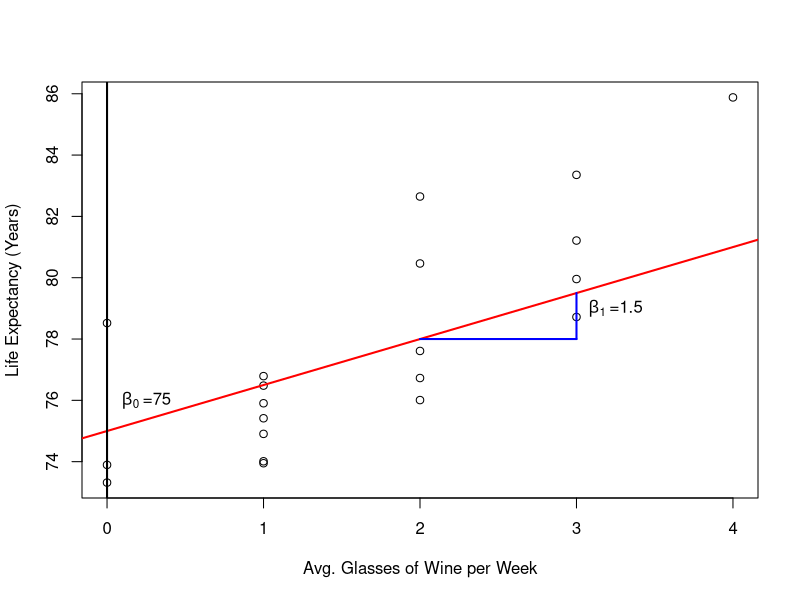
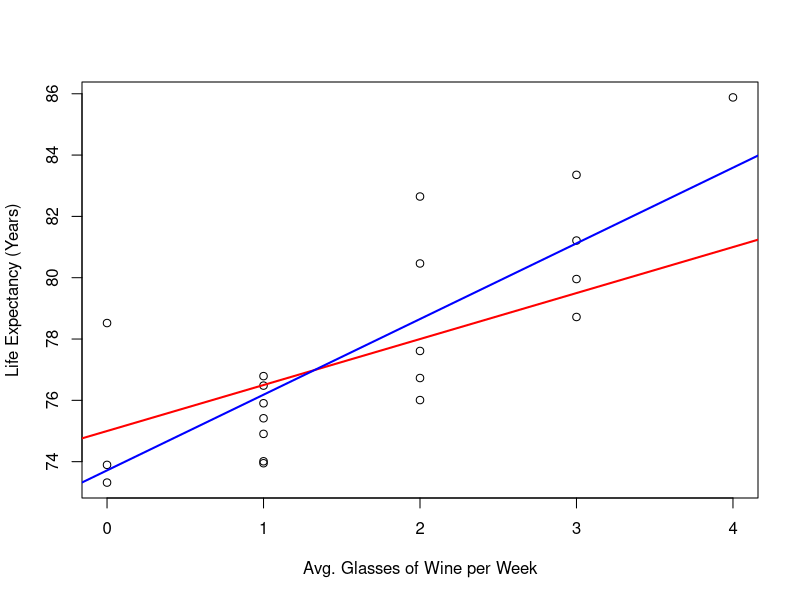
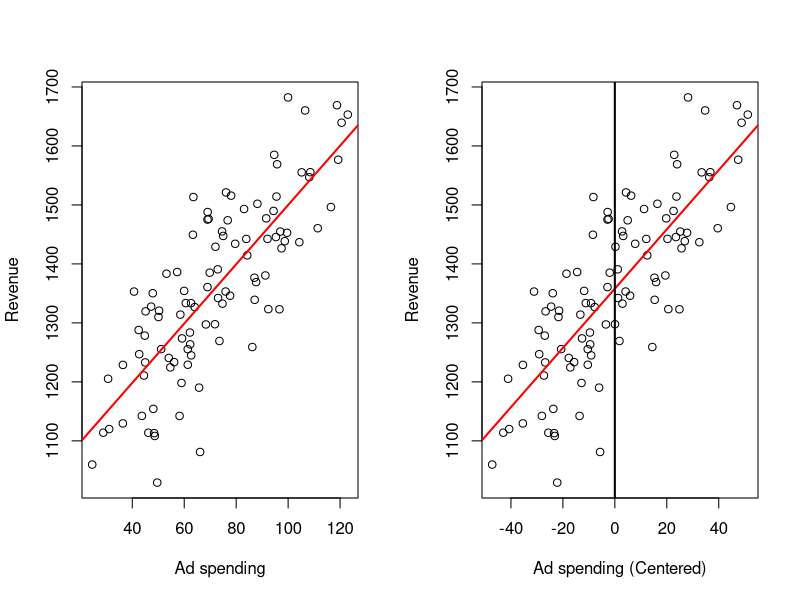
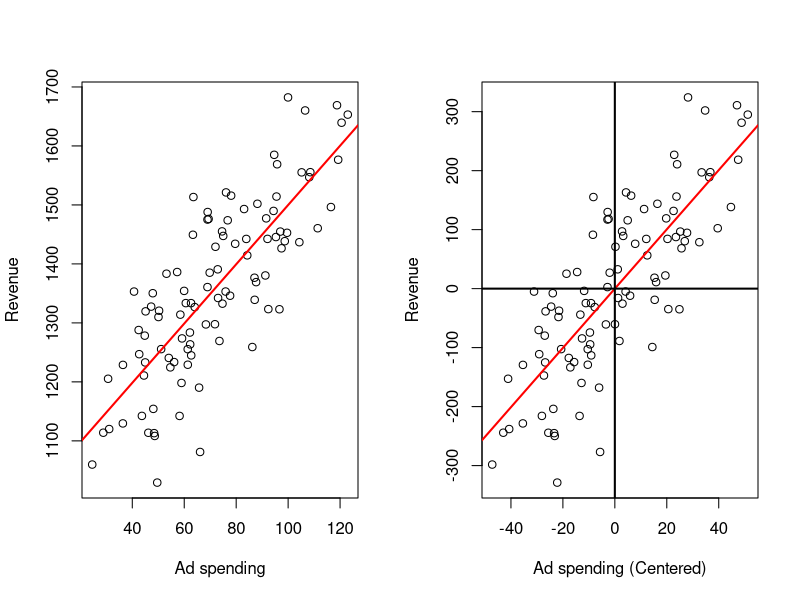
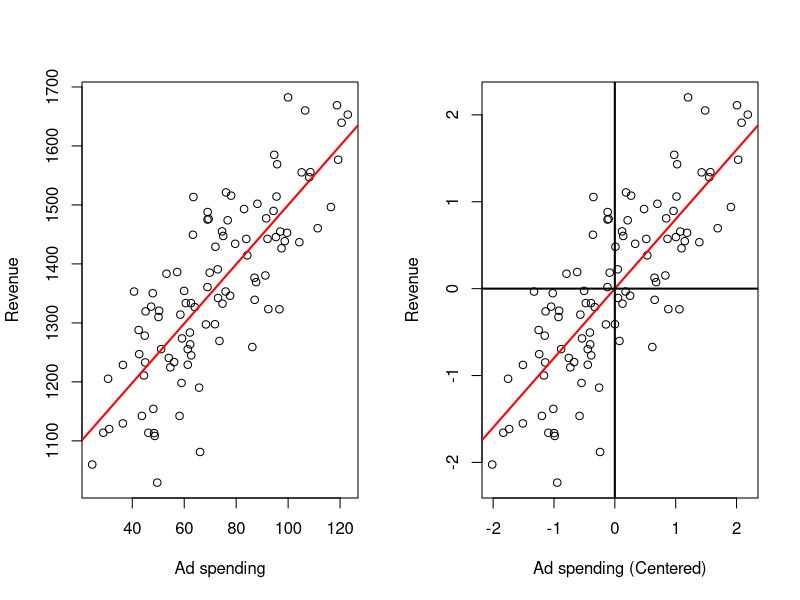

R code for these plots, in order:
## ---- chunk 1
dat <- read.csv(file = "Wine Data.csv")
plot(x    = dat$Glasses,
     y    = dat$Years,
     xlab = "Avg. Glasses of Wine per Week",
     ylab = "Life Expectancy (Years)")
abline(a   = 75,
       b   = 1.5,
       col = 'red',
       lwd = 2)
abline(v   = 0,
       lwd = 2)
text(x = 0.25, y = 76, expression(beta[0] ~ "=75"))
text(x = 3.25, y = 79, expression(beta[1] ~ "=1.5"))
segments(x0 = c(2, 3),
         x1 = c(3, 3),
         y0 = c(78, 78),
         y1 = c(78, 79.5),
         lwd = 2,
         col = 'blue')
## ---- chunk 2
outReg <- lm(Years ~ Glasses, data = dat)
plot(x    = dat$Glasses,
     y    = dat$Years,
     xlab = "Avg. Glasses of Wine per Week",
     ylab = "Life Expectancy (Years)")
abline(a   = 75,
       b   = 1.5,
       col = 'red',
       lwd = 2)
abline(a   = outReg$coefficients[1],
       b   = outReg$coefficients[2],
       col = 'blue',
       lwd = 2)
## ---- chunk 3
# Read Data
dat <- read.csv("Ad spending Data.csv")
# Assign data
x <- dat$Ad.Spending
y <- dat$Revenue
# Centers x
xCen <- x - mean(x)
# Linear regression on the original data
outRegOri <- lm(y ~ x)
# Linear regression on the centered independent variable data
outRegCen <- lm(y ~ xCen)
# Plots
## Two plots in the same image
par(mfrow = c(1, 2))
## Original data
# Plots the points
plot(x    = x,
     y    = y,
     xlab = "Ad spending",
     ylab = "Revenue")
# Plots the regression line
abline(a   = outRegOri$coefficients[1],
       b   = outRegOri$coefficients[2],
       col = 'red',
       lwd = 2)
## Independent Variable centered data
# Plots the points
plot(x    = xCen,
     y    = y,
     xlab = "Ad spending (Centered)",
     ylab = "Revenue")
# Plots the regression line
abline(a   = outRegCen$coefficients[1],
       b   = outRegCen$coefficients[2],
       col = 'red',
       lwd = 2)
abline(v   = 0,
       lwd = 2)
## ---- chunk 4
# Read Data
dat <- read.csv("Ad spending Data.csv")
# Assign data
x <- dat$Ad.Spending
y <- dat$Revenue
# Centers x and y
xCen <- x - mean(x)
yCen <- y - mean(y)
# Linear regression on the original data
outRegOri <- lm(y ~ x)
# Linear regression on the centered data
outRegCen <- lm(yCen ~ xCen)
# Plots
## Two plots in the same image
par(mfrow = c(1, 2))
## Original data
# Plots the points
plot(x    = x,
     y    = y,
     xlab = "Ad spending",
     ylab = "Revenue")
# Plots the regression line
abline(a   = outRegOri$coefficients[1],
       b   = outRegOri$coefficients[2],
       col = 'red',
       lwd = 2)
## Centered data
# Plots the points
plot(x    = xCen,
     y    = yCen,
     xlab = "Ad spending (Centered)",
     ylab = "Revenue")
# Plots the regression line
abline(a   = outRegCen$coefficients[1],
       b   = outRegCen$coefficients[2],
       col = 'red',
       lwd = 2)
abline(v   = 0,
       lwd = 2)
abline(h   = 0,
       lwd = 2)
## ---- chunk 5
# Read Data
dat <- read.csv("Ad spending Data.csv")
# Assign data
x <- dat$Ad.Spending
y <- dat$Revenue
# Standardizes x and y
xSta <- (x - mean(x))/sqrt(var(x))
ySta <- (y - mean(y))/sqrt(var(y))
# Linear regression on the original data
outRegOri <- lm(y ~ x)
# Linear regression on the standard data
outRegSta <- lm(ySta ~ xSta)
# Plots
## Two plots in the same image
par(mfrow = c(1, 2))
## Original data
# Plots the points
plot(x    = x,
     y    = y,
     xlab = "Ad spending",
     ylab = "Revenue")
# Plots the regression line
abline(a   = outRegOri$coefficients[1],
       b   = outRegOri$coefficients[2],
       col = 'red',
       lwd = 2)
## Standard data
# Plots the points
plot(x    = xSta,
     y    = ySta,
     xlab = "Ad spending (Centered)",
     ylab = "Revenue")
# Plots the regression line
abline(a   = outRegSta$coefficients[1],
       b   = outRegSta$coefficients[2],
       col = 'red',
       lwd = 2)
abline(v   = 0,
       lwd = 2)
abline(h   = 0,
       lwd = 2)
